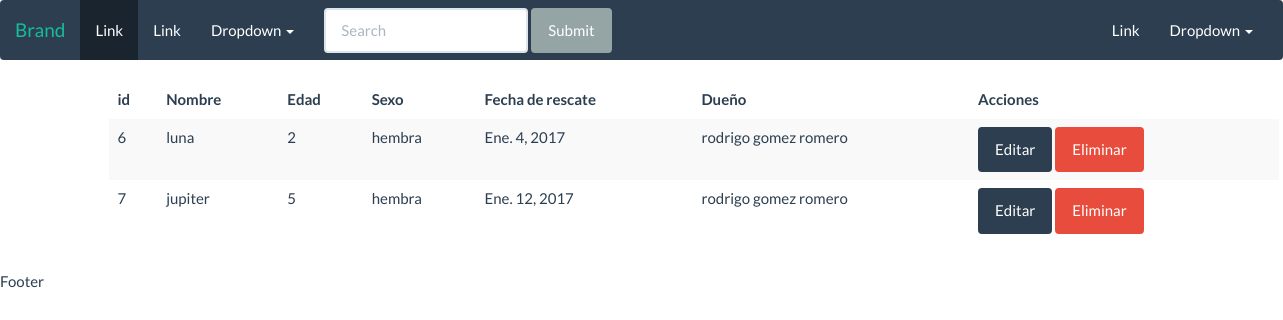
The app's page /mascota/ with its own data.
### apps/mascota/models.py (models this page shows)
class Mascota(models.Model):
    nombre = models.CharField(max_length=50)
    sexo = models.CharField(max_length=10)
    edad_aproximada = models.IntegerField()
    fecha_rescate = models.DateField()
    persona = models.ForeignKey(Persona, null=True,blank=True, on_delete=models.CASCADE)
    vacuna = models.ManyToManyField(Vacuna, blank=True)

### apps/adopciones/models.py (models this page shows, shortened)
class Persona(models.Model):
    nombre = models.CharField(max_length=50)
    apellidos = models.CharField(max_length=70)
    edad = models.IntegerField()
    telefono = models.CharField(max_length=12)
    email = models.EmailField()
    domicilio = models.TextField()

### apps/mascota/views.py (the view)
class MascotaList(ListView):
    model = Mascota
    template_name = 'mascota/mascota_list.html'

### templates/mascota/mascota_list.html (shortened to what this page needs)
{% extends 'base/base.html' %}
{% block content %}
<div class="container">
    <div class="row">
        <table class="table table-striped">
            <thead>
                <tr>
                    <th>id</th>
                    <th>Nombre</th>
                    <th>Edad</th>
                    <th>Sexo</th>
                    <th>Fecha de rescate</th>
                    <th>Dueño</th>
                    <th>Acciones</th>
                </tr>
            </thead>
            <tbody>
            {% if object_list %}
            {% for mascota in object_list %}
                <tr>
                    <td>{{ mascota.id }}</td>
                    <td>{{ mascota.nombre }}</td>
                    <td>{{ mascota.edad_aproximada }}</td>
                    <td>{{ mascota.sexo}}</td>
                    <td>{{ mascota.fecha_rescate }}</td>
                    <td>{{ mascota.persona.nombre }} {{ mascota.persona.apellidos }}</td>
                    <td>
                        <a class="btn btn-primary" href="{% url 'mascota:mascota_editar' mascota.id %}">Editar</a>
                        <a class="btn btn-danger" href="{% url 'mascota:mascota_eliminar' mascota.id %}">Eliminar</a>
                    </td>
                </tr>
            {% endfor %}
            {% else %}
               <tr >
                    <div class="alert ">
                        <h2>No hay registros</h2>
                    </div>
               </tr>
            {% endif %}
            </tbody>
        </table>
    </div>
</div>
{% endblock %}

### templates/base/base.html (shortened to what this page needs)
{% load static %}
<!DOCTYPE html>
<html lang="es">
<head>
    <link rel="stylesheet" href="{% static 'css/bootstrap.css' %}">
</head>
<body>
{% block header %}
    <nav class="navbar navbar-default">
  <div class="container-fluid">
    <div class="navbar-header">
      <a class="navbar-brand" href="#">Brand</a>
    </div>
    <div class="collapse navbar-collapse" id="bs-example-navbar-collapse-1">
      <ul class="nav navbar-nav">
        <li class="active"><a href="#">Link <span class="sr-only">(current)</span></a></li>
        <li><a href="#">Link</a></li>
        <li class="dropdown">
          <a href="#" class="dropdown-toggle" data-toggle="dropdown" role="button" aria-haspopup="true" aria-expanded="false">Dropdown <span class="caret"></span></a>
        </li>
      </ul>
      <form class="navbar-form navbar-left">
        <div class="form-group">
          <input type="text" class="form-control" placeholder="Search">
        </div>
        <button type="submit" class="btn btn-default">Submit</button>
      </form>
      <ul class="nav navbar-nav navbar-right">
        <li><a href="#">Link</a></li>
        <li class="dropdown">
          <a href="#" class="dropdown-toggle" data-toggle="dropdown" role="button" aria-haspopup="true" aria-expanded="false">Dropdown <span class="caret"></span></a>
        </li>
      </ul>
    </div>
  </div>
</nav>
{% endblock %}
<div class="row">
    <div class="col-md-9 col-md-offset-1">
        {% block content %}{% endblock %}
    </div>
</div>
{% block footer %}
    <h5>Footer</h5>
{% endblock %}
</body>
</html>

### records on screen
Mascota: id "6", nombre "luna", edad_aproximada "2", sexo "hembra", fecha_rescate "Ene. 4, 2017", persona.nombre "rodrigo", persona.apellidos "gomez romero"
Mascota: id "7", nombre "jupiter", edad_aproximada "5", sexo "hembra", fecha_rescate "Ene. 12, 2017", persona.nombre "rodrigo", persona.apellidos "gomez romero"
